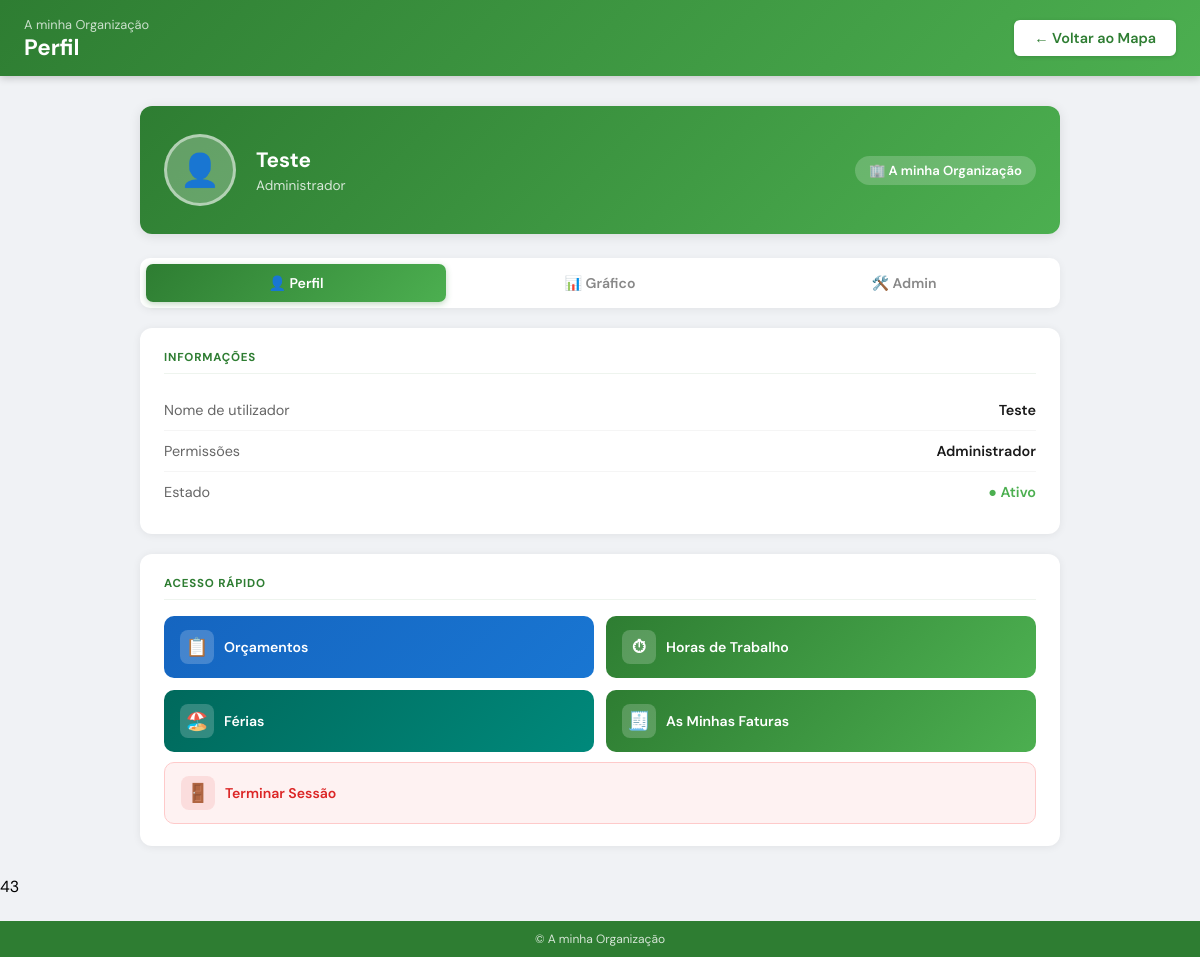
Screenshot of /perfil (signed in) with the database file from the repository.
### models.py (models this page shows)
class Usuario(UserMixin, db.Model):
    __tablename__ = 'usuario'
    id = db.Column(db.Integer, primary_key=True)
    nome = db.Column(db.String(30), unique=True)
    senha = db.Column(db.String())
    is_admin = db.Column(db.Boolean, default=False)
    email = db.Column(db.String(120))
    telefone = db.Column(db.String(30))
    nome_completo = db.Column(db.String(200))
    cargo = db.Column(db.String(100))
    org_id = db.Column(db.Integer, db.ForeignKey('organizacao.id'), nullable=True)

### main.py (the view)
@app.route('/perfil')
@login_required
def perfil():
    is_admin = current_user.is_admin
    todos_usuarios = db.session.query(Usuario).filter_by(org_id=current_user.org_id).all() if is_admin else []
    registos = db.session.query(Registo).filter_by(org_id=current_user.org_id).all() if is_admin else []
    servicos = db.session.query(Servico).filter_by(org_id=current_user.org_id).all() if is_admin else []
    registos_json = json.dumps([{
        'data_instalacao': r.data_instalacao,
        'valor_pago': r.valor_pago,
        'morada': r.morada or ''
    } for r in registos])
    servicos_json = json.dumps([{
        'data_servico': s.data_servico,
        'tipo_servico': s.tipo_servico or '',
        'valor_pago': s.valor_pago or 0,
        'marca': s.marca or '',
        'num_maquinas': s.num_maquinas or 0
    } for s in servicos])
    org = db.session.query(Organizacao).filter_by(id=current_user.org_id).first()
    tipos_servico = db.session.query(TipoServico).filter_by(org_id=current_user.org_id).all() if is_admin else []
    total_clientes = len(registos)
    total_servicos = len(servicos)
    receita_total = sum(s.valor_pago or 0 for s in servicos)
    media_maquinas = round(sum(s.num_maquinas or 0 for s in servicos) / total_servicos, 1) if total_servicos else 0
    from datetime import datetime as dt
    now = dt.now()
    urgentes = 0
    atencao = 0
    em_dia = 0
    for r in registos:
        svcs = sorted([s for s in r.servicos if s.data_servico], key=lambda x: x.data_servico, reverse=True)
        if svcs:
            try:
                d = dt.strptime(svcs[0].data_servico, '%d/%m/%Y')
                months = (now.year - d.year) * 12 + (now.month - d.month)
                if months > 10: urgentes += 1
                elif months > 8: atencao += 1
                else: em_dia += 1
            except:
                pass
    return render_template('perfil.html', user=current_user, usuarios=todos_usuarios,
                           registos=registos, registos_json=registos_json, servicos_json=servicos_json,
                           is_admin=is_admin, org=org, tipos_servico=tipos_servico,
                           total_clientes=total_clientes, total_servicos=total_servicos,
                           receita_total=receita_total, media_maquinas=media_maquinas,
                           urgentes=urgentes, atencao=atencao, em_dia=em_dia)

### main.py (called while the page is built, shortened)
@lm.user_loader
def user_loader(id):
    return db.session.query(Usuario).filter_by(id=id).first()

@app.context_processor
def inject_org():
    try:
        return dict(org_nome='A minha Organização', org=None, tem_mapa=True)
    except:
        return dict(org_nome='A minha Organização', org=None, tem_mapa=True)

### templates/perfil.html (shortened to what this page needs)
<!DOCTYPE html>
<html lang="pt">
<head>
</head>
<body>
<div class="page-header">
    <div>
        <div class="subtitle">{{ org_nome }}</div>
        <h1>Perfil</h1>
    </div>
    {% if tem_mapa %}
    <a href="/">← Voltar ao Mapa</a>
    {% endif %}
</div>
<div class="content">
    <div class="profile-banner">
        <div class="avatar">👤</div>
        <div>
            <h2>{{ user.nome_completo or user.nome }}</h2>
            <p>{{ user.cargo or ('Administrador' if user.is_admin else 'Utilizador') }}</p>
        </div>
        <div class="org-tag">🏢 {{ org_nome }}</div>
    </div>
    <div class="tabs">
        <button class="tab-btn active" onclick="switchTab('perfil', this)">👤 Perfil</button>
        {% if user.is_admin %}
        <button class="tab-btn" onclick="switchTab('grafico', this)">📊 Gráfico</button>
        <button class="tab-btn" onclick="switchTab('admin', this)">🛠️ Admin</button>
        {% endif %}
    </div>
    <div class="tab-panel active" id="tab-perfil">
        <div class="card">
            <div class="section-title">Informações</div>
            <div class="profile-row">
                <span>Nome de utilizador</span>
                <strong>{{ user.nome }}</strong>
            </div>
            <div class="profile-row">
                <span>Permissões</span>
                <strong>{{ 'Administrador' if user.is_admin else 'Utilizador' }}</strong>
            </div>
            <div class="profile-row">
                <span>Estado</span>
                <strong style="color:#4CAF50;">● Ativo</strong>
            </div>
        </div>
        <div class="card">
            <div class="section-title">Acesso Rápido</div>
            <div class="actions-grid">
                <a href="/orcamentos" class="action-btn blue">
                    <div class="icon">📋</div>
                    <span>Orçamentos</span>
                </a>
                <a href="/horas" class="action-btn green">
                    <div class="icon">⏱</div>
                    <span>Horas de Trabalho</span>
                </a>
                <a href="/ferias" class="action-btn teal">
                    <div class="icon">🏖️</div>
                    <span>Férias</span>
                </a>
                <a href="/faturas" class="action-btn green">
                    <div class="icon">🧾</div>
                    <span>As Minhas Faturas</span>
                </a>
            </div>
            <a class="btn-logout" href="/logout">
                <div class="icon">🚪</div>
                <span>Terminar Sessão</span>
            </a>
        </div>
    </div>
</div>
<footer>&copy; {{ org_nome }}</footer>
</body>
</html>43

### templates/perfil.html (style rules this page uses)
* { box-sizing: border-box; margin: 0; padding: 0; }
body { font-family: 'DM Sans', sans-serif; background-color: #f0f2f5; padding-bottom: 60px; }
.page-header { background: linear-gradient(135deg, #2e7d32, #4CAF50); padding: 14px 24px; display: flex; align-items: center; justify-content: space-between; box-shadow: 0 2px 8px rgba(0,0,0,0.2); }
.page-header h1 { font-size: 1.4em; color: white; font-weight: 700; }
.page-header .subtitle { font-size: 0.8em; color: rgba(255,255,255,0.75); margin-top: 2px; }
.page-header a { padding: 9px 20px; background: white; color: #2e7d32; text-decoration: none; border-radius: 6px; font-size: 0.9em; font-weight: 600; box-shadow: 0 1px 4px rgba(0,0,0,0.15); transition: background 0.2s; font-family: 'DM Sans', sans-serif; }
.content { max-width: 960px; margin: 30px auto; padding: 0 20px; }
.profile-banner { background: linear-gradient(135deg, #2e7d32, #4CAF50); border-radius: 12px; padding: 28px 24px; display: flex; align-items: center; gap: 20px; margin-bottom: 24px; box-shadow: 0 2px 12px rgba(0,0,0,0.1); }
.avatar { width: 72px; height: 72px; background: rgba(255,255,255,0.25); border-radius: 50%; display: flex; align-items: center; justify-content: center; font-size: 2em; border: 3px solid rgba(255,255,255,0.5); flex-shrink: 0; }
.profile-banner h2 { color: white; font-size: 1.3em; margin-bottom: 4px; font-weight: 700; }
.profile-banner p { color: rgba(255,255,255,0.8); font-size: 0.85em; }
.profile-banner .org-tag { margin-left: auto; background: rgba(255,255,255,0.2); color: white; padding: 6px 14px; border-radius: 20px; font-size: 0.82em; font-weight: 600; white-space: nowrap; }
.tabs { display: flex; gap: 4px; margin-bottom: 20px; background: white; padding: 6px; border-radius: 10px; box-shadow: 0 2px 8px rgba(0,0,0,0.06); }
.tab-btn { flex: 1; padding: 10px 16px; border: none; background: transparent; border-radius: 7px; font-size: 0.88em; font-weight: 600; color: #888; cursor: pointer; transition: all 0.2s; font-family: 'DM Sans', sans-serif; }
.tab-btn.active { background: linear-gradient(135deg, #2e7d32, #4CAF50); color: white; box-shadow: 0 2px 6px rgba(46,125,50,0.3); }
.tab-panel { display: none; }
.tab-panel.active { display: block; }
.card { background: white; border-radius: 12px; box-shadow: 0 1px 8px rgba(0,0,0,0.07); padding: 22px 24px; margin-bottom: 20px; }
.section-title { font-size: 0.72em; font-weight: 700; color: #2e7d32; text-transform: uppercase; letter-spacing: 0.8px; margin-bottom: 16px; padding-bottom: 8px; border-bottom: 1px solid #eef4ee; }
.profile-row { display: flex; justify-content: space-between; align-items: center; padding: 11px 0; border-bottom: 1px solid #f5f5f5; font-size: 0.9em; color: #666; }
.profile-row:last-of-type { border-bottom: none; }
.profile-row strong { color: #1a1a1a; font-weight: 600; }
.actions-grid { display: grid; grid-template-columns: 1fr 1fr; gap: 12px; margin-top: 16px; }
.action-btn { display: flex; align-items: center; gap: 10px; padding: 14px 16px; border-radius: 10px; text-decoration: none; font-size: 0.88em; font-weight: 600; color: white; transition: opacity 0.2s, transform 0.1s; }
.action-btn .icon { font-size: 1.3em; width: 34px; height: 34px; background: rgba(255,255,255,0.2); border-radius: 8px; display: flex; align-items: center; justify-content: center; flex-shrink: 0; }
.action-btn.green { background: linear-gradient(135deg, #2e7d32, #4CAF50); }
.action-btn.blue { background: linear-gradient(135deg, #1565c0, #1976d2); }
.action-btn.teal { background: linear-gradient(135deg, #00695c, #00897b); }
.btn-logout { display: flex; align-items: center; gap: 10px; width: 100%; padding: 13px 16px; margin-top: 10px; background: #fef2f2; color: #dc2626; border: 1px solid #fecaca; border-radius: 10px; font-size: 0.88em; font-weight: 600; cursor: pointer; text-align: left; text-decoration: none; transition: background 0.2s; font-family: 'DM Sans', sans-serif; }
.btn-logout .icon { font-size: 1.3em; width: 34px; height: 34px; background: rgba(220,38,38,0.1); border-radius: 8px; display: flex; align-items: center; justify-content: center; }
footer { text-align: center; padding: 10px; background: #2e7d32; color: rgba(255,255,255,0.8); font-size: 12px; position: fixed; bottom: 0; width: 100%; }

### rows the page displays
Usuario: nome_completo+nome "Teste", cargo+is_admin "Administrador", nome "Teste", is_admin "Administrador"

### other values shown
{{ org_nome }} "A minha Organização"
